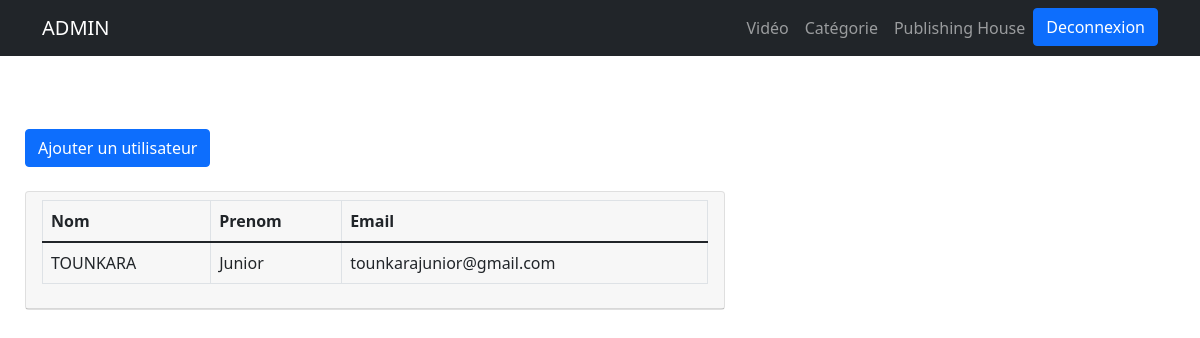
Screenshot of /Proprio/users.php (signed in) with the database file from the repository.
### tables this page shows
CREATE TABLE IF NOT EXISTS `utilisateur` (
  `iduser` int(11) NOT NULL AUTO_INCREMENT,
  `nomuser` char(25) DEFAULT NULL,
  `prenomuser` char(20) DEFAULT NULL,
  `email` char(25) DEFAULT NULL,
  `password` char(45) DEFAULT NULL,
  `statut` char(5) DEFAULT 'user',
  PRIMARY KEY (`iduser`)
);

### Proprio/admin/affuser.php (called while the page is built)
<?php
    require ('dbconnexion.php');
    $us = $bdd->query('SELECT * FROM utilisateur WHERE statut = "user"');
?>

### Proprio/users.php (the view, shortened to what this page needs)
<?php
    require('index.php');
    require('admin/affuser.php');
?>
<div class="col-md-7" style="margin: 25px ;">
    <a href="ajoutusers.php" class="btn btn-primary">Ajouter un utilisateur</a> <br><br>
    <div class="card">
    <div class="card-header">
        <table class="table table-bordered">
            <thead >
                <tr>
                    <th>Nom</th>
                    <th>Prenom</th>
                    <th>Email</th>
                </tr>
            </thead>
            <?php while($liste = $us->fetch()) { ?>
            <tbody>
                <tr>
                    <td><?= $liste['nomuser']; ?></td>
                    <td><?= $liste['prenomuser']; ?></td>
                    <td><?= $liste['email']; ?></td>
                </tr>
            </tbody>
            <?php } ?>
        </table>
    </div>
    </div>
</div>

### rows the page displays
utilisateur: nomuser "TOUNKARA", prenomuser "Junior", email "tounkarajunior@gmail.com"
